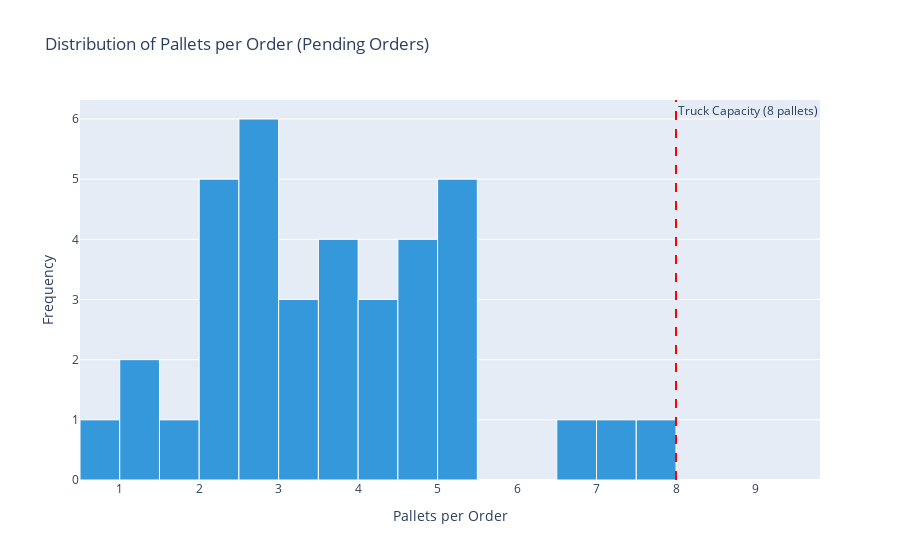

Here is the notebook cell this chart was saved with:
### Code cell
# Chart 4: Pallets per Order Distribution
fig = px.histogram(
    pending_orders,
    x="total_pallets",
    nbins=20,
    title="Distribution of Pallets per Order (Pending Orders)",
    labels={"total_pallets": "Pallets per Order", "count": "Frequency"},
    color_discrete_sequence=["#3498db"]
)
fig.update_traces(
    marker_line_color="white",
    marker_line_width=1
)
fig.add_vline(x=8, line_dash="dash", line_color="red", annotation_text="Truck Capacity (8 pallets)")
fig.update_layout(xaxis_title="Pallets per Order", yaxis_title="Frequency")
fig.show()

### Figure 1 — Plotly figure (JSON) as saved in the notebook; plotly's stock layout.template omitted (floating-point values rounded to 4 significant figures)
{"data": [{"bingroup": "x", "hovertemplate": "Pallets per Order=%{x}<br>count=%{y}<extra></extra>", "legendgroup": "", "marker": {"color": "#3498db", "line": {"color": "white", "width": 1}, "pattern": {"shape": ""}}, "name": "", "nbinsx": 20, "orientation": "v", "showlegend": false, "type": "histogram", "x": [4.06, 4.86, 2.58, 3.94, 1.79, 7.87, 2.81, 5.07, 5.07, 4.92, 4.19, 6.89, 2.75, 4.89, 2.22, 0.71, 1.12, 1.08, 2.27, 7.3, 4.15, 3.29, 2.97, 3.53, 3.88, 2.94, 4.51, 3.48, 2.66, 5.34, 3.83, 2.4, 2.44, 5.1, 2.06, 3.01, 5.29], "xaxis": "x", "yaxis": "y"}], "layout": {"annotations": [{"showarrow": false, "text": "Truck Capacity (8 pallets)", "x": 8, "xanchor": "left", "xref": "x", "y": 1, "yanchor": "top", "yref": "y domain"}], "barmode": "relative", "legend": {"tracegroupgap": 0}, "shapes": [{"line": {"color": "red", "dash": "dash"}, "type": "line", "x0": 8, "x1": 8, "xref": "x", "y0": 0, "y1": 1, "yref": "y domain"}], "title": {"text": "Distribution of Pallets per Order (Pending Orders)"}, "xaxis": {"anchor": "y", "domain": [0, 1], "title": {"text": "Pallets per Order"}}, "yaxis": {"anchor": "x", "domain": [0, 1], "title": {"text": "Frequency"}}}}
